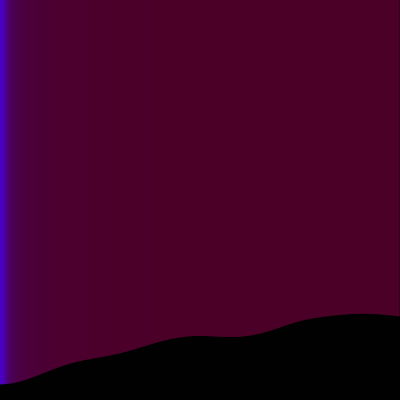
Frame 1 (no input)
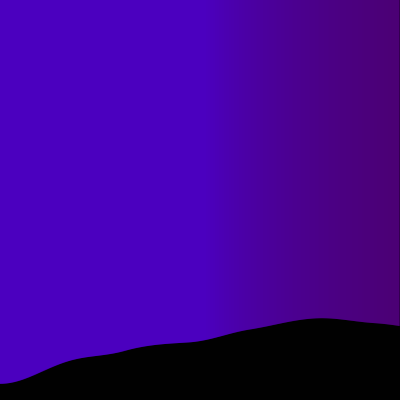
Frame 60 (no input)
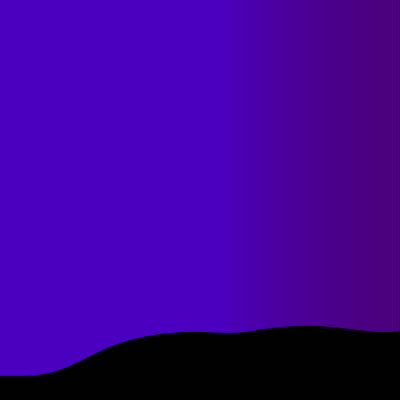
Frame 120 (the mouse pressed at the canvas centre since frame 60)

The p5.js sketch that drew these frames (run headless with seeded random() and noise() and a simulated clock; from frame 60 on, the mouse is pressed at the canvas centre):

// p5.js sketch
// ── sketch.js
function setup() {
  createCanvas(400, 400);
}

function draw() {
  background(1);

  // Set the noise level and scale.
  let noiseLevel = 200;
  let noiseScale = 0.002;

  // Iterate from left to right.
  for (let x = 0; x < 400; x += 1) {
    // Scale the input coordinates.
    let nx = noiseScale * x;
    let nt = noiseScale * frameCount;

    // Compute the noise value.
    let y = noiseLevel * noise(nx, nt);

    // Draw the line.
    stroke(100, 0, 50 + (abs(sin(millis() / 1000) ) * 50000 / x));
    // strokeWeight(3);
    noFill();
    line(x, 0, x , y + 250);
    
    // circle(x, y, 10);
  }
}
